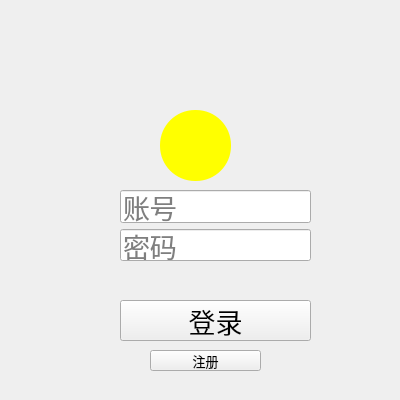
<?xml version="1.0" encoding="UTF-8"?>
<ui version="4.0">
 <class>Login</class>
 <widget class="QWidget" name="Login">
  <property name="geometry">
   <rect>
    <x>0</x>
    <y>0</y>
    <width>400</width>
    <height>400</height>
   </rect>
  </property>
  <property name="font">
   <font>
    <pointsize>20</pointsize>
   </font>
  </property>
  <property name="windowTitle">
   <string>Form</string>
  </property>
  <widget class="QLabel" name="label_movie">
   <property name="geometry">
    <rect>
     <x>0</x>
     <y>0</y>
     <width>401</width>
     <height>151</height>
    </rect>
   </property>
   <property name="sizePolicy">
    <sizepolicy hsizetype="Expanding" vsizetype="Expanding">
     <horstretch>0</horstretch>
     <verstretch>0</verstretch>
    </sizepolicy>
   </property>
   <property name="text">
    <string/>
   </property>
   <property name="alignment">
    <set>Qt::AlignCenter</set>
   </property>
  </widget>
  <widget class="QPushButton" name="pushButton_2">
   <property name="geometry">
    <rect>
     <x>120</x>
     <y>300</y>
     <width>191</width>
     <height>41</height>
    </rect>
   </property>
   <property name="sizePolicy">
    <sizepolicy hsizetype="Minimum" vsizetype="Expanding">
     <horstretch>0</horstretch>
     <verstretch>0</verstretch>
    </sizepolicy>
   </property>
   <property name="text">
    <string>登录</string>
   </property>
  </widget>
  <widget class="QLabel" name="label">
   <property name="geometry">
    <rect>
     <x>10</x>
     <y>180</y>
     <width>101</width>
     <height>101</height>
    </rect>
   </property>
   <property name="sizePolicy">
    <sizepolicy hsizetype="Expanding" vsizetype="Expanding">
     <horstretch>0</horstretch>
     <verstretch>0</verstretch>
    </sizepolicy>
   </property>
   <property name="styleSheet">
    <string notr="true">#label
{
	border-image: url(:/Image/dk.png);
}</string>
   </property>
   <property name="text">
    <string/>
   </property>
  </widget>
  <widget class="QWidget" name="layoutWidget">
   <property name="geometry">
    <rect>
     <x>120</x>
     <y>190</y>
     <width>191</width>
     <height>71</height>
    </rect>
   </property>
   <layout class="QVBoxLayout" name="verticalLayout">
    <item>
     <widget class="QLineEdit" name="lineEdit_account">
      <property name="sizePolicy">
       <sizepolicy hsizetype="Expanding" vsizetype="Expanding">
        <horstretch>0</horstretch>
        <verstretch>0</verstretch>
       </sizepolicy>
      </property>
      <property name="placeholderText">
       <string>账号</string>
      </property>
     </widget>
    </item>
    <item>
     <widget class="QLineEdit" name="lineEdit_password">
      <property name="sizePolicy">
       <sizepolicy hsizetype="Expanding" vsizetype="Expanding">
        <horstretch>0</horstretch>
        <verstretch>0</verstretch>
       </sizepolicy>
      </property>
      <property name="echoMode">
       <enum>QLineEdit::Password</enum>
      </property>
      <property name="placeholderText">
       <string>密码</string>
      </property>
     </widget>
    </item>
   </layout>
  </widget>
  <widget class="QLabel" name="label_2">
   <property name="geometry">
    <rect>
     <x>160</x>
     <y>110</y>
     <width>71</width>
     <height>71</height>
    </rect>
   </property>
   <property name="styleSheet">
    <string notr="true">#label_2
{
	border-radius:35px;
	border-image: url(:/Image/16.png);
	background-color: rgb(255, 255, 0);
	
}</string>
   </property>
   <property name="text">
    <string/>
   </property>
  </widget>
  <widget class="QPushButton" name="pushButton">
   <property name="geometry">
    <rect>
     <x>150</x>
     <y>350</y>
     <width>111</width>
     <height>21</height>
    </rect>
   </property>
   <property name="sizePolicy">
    <sizepolicy hsizetype="Expanding" vsizetype="Expanding">
     <horstretch>0</horstretch>
     <verstretch>0</verstretch>
    </sizepolicy>
   </property>
   <property name="font">
    <font>
     <pointsize>10</pointsize>
    </font>
   </property>
   <property name="text">
    <string>注册</string>
   </property>
  </widget>
 </widget>
 <resources/>
 <connections/>
</ui>
